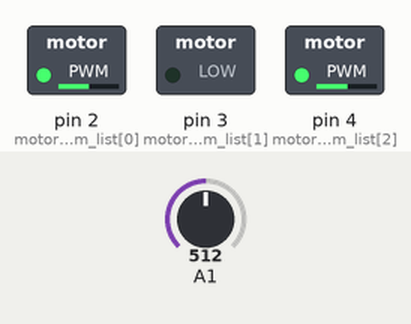
Bench run of a sketch on a simulated Arduino Mega 2560, built with avr-gcc and run on an emulated ATmega2560. Parts: switched loads named in the sketch (green lamp = pin HIGH). The test bench sets the inputs (shaded band); at power-on: A1 = 512. What the sketch prints to the serial monitor is not drawn.

Above: at 0.1 s.
Timing chart, 0 to 1.6 s (numbered marks = the images above):
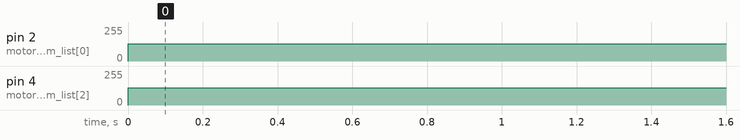

Measured:
- by itself, pin 2 (motor_pwm_list[0]): 0/255 → 129/255 at 0.00 s
- by itself, pin 4 (motor_pwm_list[2]): 0/255 → 130/255 at 0.00 s

The sketch:

line_check_bo-do.ino
```cpp
void setup() {
  Serial.begin(9600);

  //pinMode(52,INPUT_PULLUP);while(digitalRead(52)==HIGH);
}
//line pin data   pin place:data
int line[15]={840, //0  1 :
              000, //1  2 :
              850, //2  3 :
              850, //3  4 :
              700, //4  5 :
              830, //5  6 :
              000, //6  7 :light up
              000, //7  8 :light up
              950, //8  9 :
              900, //9  10:
              880, //10 11:
              860, //11 12:
              960, //12 13:
              000, //13 14:
              860};//14 15:

void loop() {
motorAngle(0);
Serial.println(analogRead(1));

//int i;
//int Max = 99999;
////Serial.println("-");
//for(i=0;i<15;i++){
//  Serial.println(analogRead(1));
//  if(analogRead(i)<line[i]){
//    motorAngle(i*24);
//    Serial.println(i);
//    break;
//  }else{
//    //motor(0,0,0);
//  }
//}

  delay(100);
}

void motorAngle(int theta){ //モーター角度
  int sita = theta;
  int power = 150;
  int M1;
  int M2;
  int M3;
  M1 = sin((sita - 60) * 3.14 / 180) * power;
  M2 = sin((sita - 180) * 3.14 / 180) * power;
  M3 = sin((sita - 300) * 3.14 / 180) * power;

  int SFlist[3] = {M1 , M2 , M3};

//  Serial.println(M1);
//  Serial.println(M2);
//  Serial.println(M3);

  int motor_all_list[3] = {49, 51, 53};
  int motor_pin_list[3] = {46, 48, 50};
  int motor_pwm_list[3] = {2, 3, 4};
  for (int MOTF = 0; MOTF <= 2; MOTF++) {
    int HL;
    digitalWrite(motor_all_list[MOTF] , HIGH);
    if (SFlist[MOTF] >= 0) {HL = LOW;} else {HL = HIGH;}
    digitalWrite(motor_pin_list[MOTF] , HL);
    analogWrite(motor_pwm_list[MOTF] , abs(SFlist[MOTF]));
  }
}

void motor(int MpinIN0 , int MpinIN1 , int MpinIN2){ //モーター(pololu)
  int Mpin[3] = {MpinIN0 , MpinIN1 , MpinIN2};
  int motor_all_list[3] = {49, 51, 53};
  int motor_pin_list[3] = {46, 48, 50};
  int motor_pwm_list[3] = {2, 3, 4};
  for (int MOTF = 0; MOTF <= 2; MOTF++) {
    int HL;
    digitalWrite(motor_all_list[MOTF] , HIGH);
    if (Mpin[MOTF] >= 0) {
      HL = HIGH;
    } else {
      HL = LOW;
    }
    digitalWrite(motor_pin_list[MOTF] , HL);
    analogWrite(motor_pwm_list[MOTF] , abs(Mpin[MOTF]));
  }
}
```
